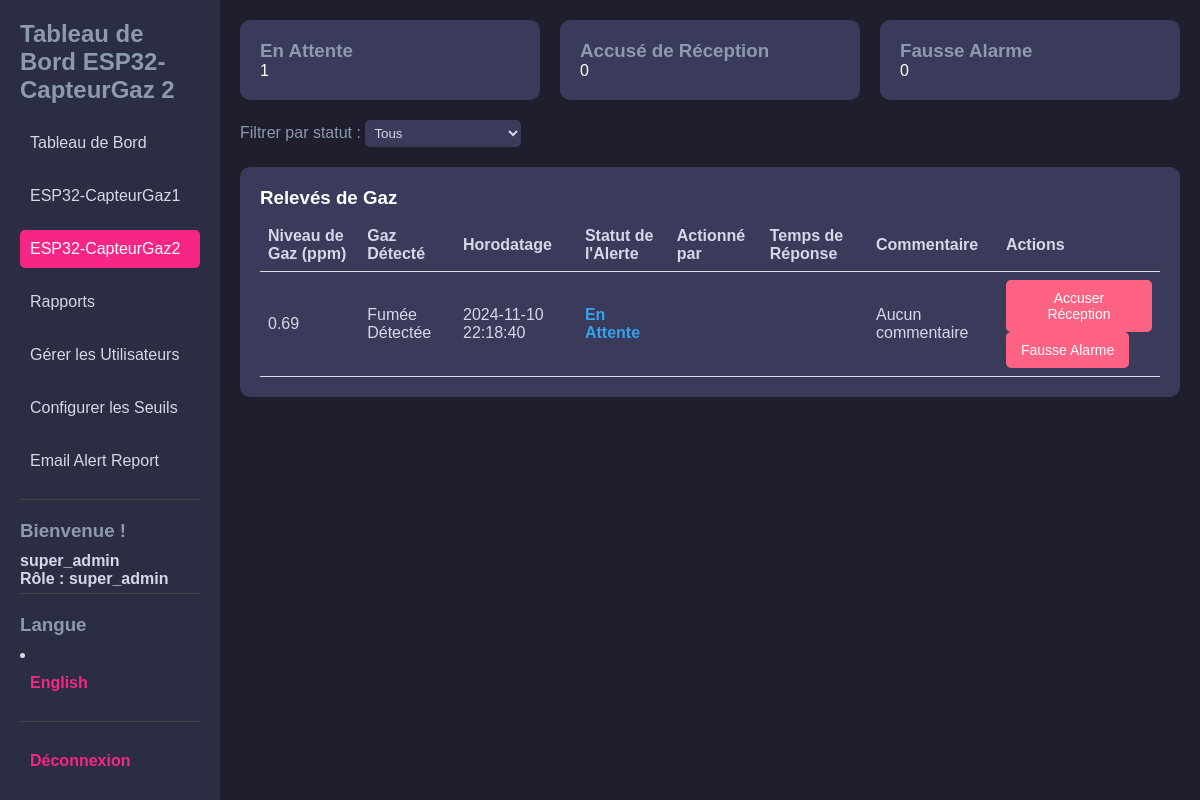
The app's page /dashboard/gs2_fr.php (signed in) with its own data.
### tables this page shows
CREATE TABLE `sensor_reading` (
  `readingID` int(11) NOT NULL,
  `deviceID` varchar(11) DEFAULT NULL,
  `ppm` float NOT NULL,
  `smoke_status` tinyint(1) DEFAULT 0,
  `co_status` tinyint(1) DEFAULT 0,
  `lpg_status` tinyint(1) DEFAULT 0,
  `actionby` int(11) DEFAULT NULL,
  `status` tinyint(1) DEFAULT 0,
  `actionbytimestamp` timestamp NULL DEFAULT NULL,
  `timestamp` timestamp NOT NULL DEFAULT current_timestamp(),
  `comment` varchar(255) DEFAULT NULL
);

### dashboard/gs2_fr.php (the view, shortened to what this page needs)
<?php
include '../db_connection.php';
$query = "
    SELECT
        sr.readingID,
        sr.deviceID,
        sr.ppm,
        sr.smoke_status,
        sr.co_status,
        sr.lpg_status,
        sr.timestamp,
        sr.status,
        u.username AS actioned_by,
        sr.comment,
        sr.actionbytimestamp -- Sélectionner le champ actionbytimestamp réel
    FROM
        sensor_reading sr
    JOIN
        device d ON sr.deviceID = d.deviceID
    LEFT JOIN
        `user` u ON sr.actionby = u.userID
    WHERE
        sr.deviceID = 'GS2' AND sr.status IN (1, 2, 3)
    ORDER BY
        sr.timestamp DESC
";
$stmt = $pdo->prepare($query);
$stmt->execute();
$gas_readings = $stmt->fetchAll(PDO::FETCH_ASSOC);
?>
<!DOCTYPE html>
<html lang="fr">
<head>
</head>
<body>
    <div class="dashboard-container">
        <aside class="sidebar">
            <div>
                <h2>Tableau de Bord ESP32-CapteurGaz 2</h2>
                <nav>
                    <ul>
                        <li><a href="dashboard_fr.php">Tableau de Bord</a></li>
                        <li><a href="gs1_fr.php">ESP32-CapteurGaz1</a></li>
                        <li><a href="#" class="active">ESP32-CapteurGaz2</a></li>
                        <li><a href="Reports_fr.php">Rapports</a></li>
                        <?php if ($_SESSION['userrole'] !== 'user'): ?>
                            <li><a href="manage_user_fr.php">Gérer les Utilisateurs</a></li>
                            <li><a href="Threshold_fr.php">Configurer les Seuils</a></li>
                            <li><a href="email_alert_report_fr.php">Email Alert Report</a></li>
                        <?php endif; ?>
                    </ul>
                </nav>
            </div>
            <div class="bottom-section">
                <h3>Bienvenue !</h3>
                <h4><?php echo htmlspecialchars($_SESSION['username']); ?></h4>
                <h4>Rôle : <?php echo htmlspecialchars($_SESSION['userrole']); ?></h4>
            </div>
            <div class="bottom-section">
                <h3>Langue</h3>
                <li><a href="gs2.php">English</a></li>
            </div>
            <div class="bottom-section">
                <a href="../logout.php">Déconnexion</a>
            </div>
        </aside>
        <main class="main-dashboard">
            <div class="dashboard-header">
                <div class="header-box">
                    <h3>En Attente</h3>
                    <p><?php echo count(array_filter($gas_readings, fn($reading) => $reading['status'] == 1)); ?></p>
                </div>
                <div class="header-box">
                    <h3>Accusé de Réception</h3>
                    <p><?php echo count(array_filter($gas_readings, fn($reading) => $reading['status'] == 2)); ?></p>
                </div>
                <div class="header-box">
                    <h3>Fausse Alarme</h3>
                    <p><?php echo count(array_filter($gas_readings, fn($reading) => $reading['status'] == 3)); ?></p>
                </div>
            </div>
            <div class="filter-section">
                <label for="statusFilter">Filtrer par statut :</label>
                <select id="statusFilter" onchange="filterStatus(this.value)">
                    <option value="">Tous</option>
                </select>
            </div>
            <div class="table-container">
                <h3>Relevés de Gaz</h3>
                <table>
                    <thead>
                        <tr>
                            <th>Niveau de Gaz (ppm)</th>
                            <th>Gaz Détecté</th>
                            <th>Horodatage</th>
                            <th>Statut de l'Alerte</th>
                            <th>Actionné par</th>
                            <th>Temps de Réponse</th>
                            <th>Commentaire</th>
                            <th>Actions</th>
                        </tr>
                    </thead>
                    <tbody id="gasReadingsTable">
                        <?php foreach ($gas_readings as $reading): ?>
                            <tr data-status="<?php echo strtolower($reading["status"]); ?>">
                                <td><?php echo $reading["ppm"]; ?></td>
                                <td>
                                    <?php
                                    if ($reading["smoke_status"] == 1) {
                                        echo "Fumée Détectée";
                                    } elseif ($reading["co_status"] == 1) {
                                        echo "CO Détecté";
                                    } elseif ($reading["lpg_status"] == 1) {
                                        echo "LPG Détecté";
                                    } else {
                                        echo "Aucun Gaz Détecté";
                                    }
                                    ?>
                                </td>
                                <td><?php echo $reading["timestamp"]; ?></td>
                                <td class="<?php echo 'status-' . ($reading['status'] == 1 ? 'pending' : ($reading['status'] == 2 ? 'acknowledged' : 'false-alarm')); ?>">
                                    <?php
                                    if ($reading["status"] == 1) {
                                        echo "En Attente";
                                    } elseif ($reading["status"] == 2) {
                                        echo "Accusé de Réception";
                                    } elseif ($reading["status"] == 3) {
                                        echo "Fausse Alarme";
                                    }
                                    ?>
                                </td>
                                <td><?php echo $reading["actioned_by"]; ?></td>
                                <td><?php echo $reading["actionbytimestamp"]; ?></td>
                                <td><?php echo $reading["comment"] ? $reading["comment"] : 'Aucun commentaire'; ?></td>
                                <td>
                                    <button class="action-button acknowledge-button" onclick="openPopup('<?php echo $reading['readingID']; ?>', 'acknowledge')">Accuser Réception</button>
                                    <button class="action-button false-alarm-button" onclick="openPopup('<?php echo $reading['readingID']; ?>', 'false_alarm')">Fausse Alarme</button>
                                </td>
                            </tr>
                        <?php endforeach; ?>
                    </tbody>
                </table>
            </div>
        </main>
    </div>
</body>
</html>

### dashboard/gs2_fr.php (style rules this page uses)
* { margin: 0; padding: 0; box-sizing: border-box; }
body { font-family: Arial, sans-serif; background-color: #1E1E2D; color: #fff; display: flex; }
.dashboard-container { display: flex; height: 100vh; width: 100%; }
.sidebar { background-color: #2B2D42; width: 220px; padding: 20px; display: flex; flex-direction: column; justify-content: space-between; }
.sidebar h2 { color: #8D99AE; font-size: 1.5em; margin-bottom: 20px; }
.sidebar ul { list-style: none; padding-left: 0; }
.sidebar li { margin-bottom: 15px; }
.sidebar a { text-decoration: none; color: #D6D8E7; font-size: 1em; display: block; padding: 10px; border-radius: 5px; transition: background-color 0.2s; }
.sidebar a:hover, .sidebar a.active { background-color: #F72585; color: #fff; }
.bottom-section { border-top: 1px solid #444; padding-top: 20px; color: #D6D8E7; text-align: left; }
.bottom-section h3, .bottom-section h5 { color: #8D99AE; margin-bottom: 10px; }
.bottom-section a { color: #F72585; text-decoration: none; font-weight: bold; }
.main-dashboard { flex: 1; padding: 20px; overflow-y: auto; }
.dashboard-header { display: flex; gap: 20px; margin-bottom: 20px; }
.header-box { background: #3A3A5A; padding: 20px; border-radius: 10px; flex: 1; }
.header-box h3 { color: #8D99AE; }
.filter-section { margin: 20px 0; color: #8D99AE; }
.filter-section select { padding: 5px; background-color: #3A3A5A; color: #D6D8E7; border: none; border-radius: 5px; }
.table-container { background: #3A3A5A; padding: 20px; border-radius: 10px; }
table { width: 100%; color: #D6D8E7; margin-top: 10px; border-collapse: collapse; }
table th, table td { padding: 8px; text-align: left; border-bottom: 1px solid #ddd; }
.status-pending { color: #36A2EB; font-weight: bold; }
.action-button { background-color: #FF6384; color: white; border: none; padding: 10px 15px; border-radius: 5px; cursor: pointer; transition: background-color 0.3s; font-size: 14px; }

### records on screen
sensor_reading: status "1", status "0", ppm "0.69", smoke_status "Fumée Détectée", timestamp "2024-11-10 22:18:40", shows "En Attente", shows "Aucun commentaire"

### other values on screen
$_SESSION['username'] "super_admin"
$_SESSION['userrole'] "super_admin"
